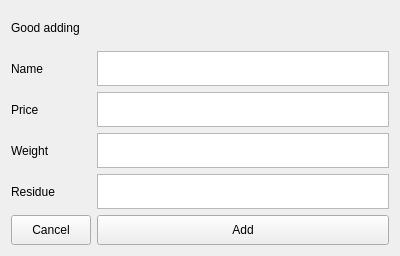
<?xml version="1.0" encoding="UTF-8"?>
<ui version="4.0">
 <class>Form</class>
 <widget class="QWidget" name="Form">
  <property name="geometry">
   <rect>
    <x>0</x>
    <y>0</y>
    <width>400</width>
    <height>256</height>
   </rect>
  </property>
  <property name="windowTitle">
   <string>Form</string>
  </property>
  <layout class="QGridLayout" name="gridLayout">
   <item row="4" column="0">
    <widget class="QLabel" name="label_5">
     <property name="text">
      <string>Residue</string>
     </property>
    </widget>
   </item>
   <item row="1" column="0">
    <widget class="QLabel" name="label_2">
     <property name="text">
      <string>Name</string>
     </property>
    </widget>
   </item>
   <item row="3" column="0">
    <widget class="QLabel" name="label_4">
     <property name="text">
      <string>Weight</string>
     </property>
    </widget>
   </item>
   <item row="2" column="0">
    <widget class="QLabel" name="label_3">
     <property name="text">
      <string>Price</string>
     </property>
    </widget>
   </item>
   <item row="5" column="0">
    <widget class="QPushButton" name="cancel">
     <property name="minimumSize">
      <size>
       <width>0</width>
       <height>30</height>
      </size>
     </property>
     <property name="maximumSize">
      <size>
       <width>16777215</width>
       <height>30</height>
      </size>
     </property>
     <property name="text">
      <string>Cancel</string>
     </property>
    </widget>
   </item>
   <item row="0" column="0">
    <widget class="QLabel" name="label">
     <property name="text">
      <string>Good adding</string>
     </property>
    </widget>
   </item>
   <item row="5" column="1">
    <widget class="QPushButton" name="add">
     <property name="minimumSize">
      <size>
       <width>0</width>
       <height>30</height>
      </size>
     </property>
     <property name="maximumSize">
      <size>
       <width>16777215</width>
       <height>30</height>
      </size>
     </property>
     <property name="text">
      <string>Add</string>
     </property>
    </widget>
   </item>
   <item row="1" column="1">
    <widget class="QTextEdit" name="name">
     <property name="minimumSize">
      <size>
       <width>0</width>
       <height>35</height>
      </size>
     </property>
     <property name="maximumSize">
      <size>
       <width>16777215</width>
       <height>35</height>
      </size>
     </property>
    </widget>
   </item>
   <item row="2" column="1">
    <widget class="QTextEdit" name="price">
     <property name="minimumSize">
      <size>
       <width>0</width>
       <height>35</height>
      </size>
     </property>
     <property name="maximumSize">
      <size>
       <width>16777215</width>
       <height>35</height>
      </size>
     </property>
    </widget>
   </item>
   <item row="3" column="1">
    <widget class="QTextEdit" name="weight">
     <property name="minimumSize">
      <size>
       <width>0</width>
       <height>35</height>
      </size>
     </property>
     <property name="maximumSize">
      <size>
       <width>16777215</width>
       <height>35</height>
      </size>
     </property>
    </widget>
   </item>
   <item row="4" column="1">
    <widget class="QTextEdit" name="residue">
     <property name="minimumSize">
      <size>
       <width>0</width>
       <height>35</height>
      </size>
     </property>
     <property name="maximumSize">
      <size>
       <width>16777215</width>
       <height>35</height>
      </size>
     </property>
    </widget>
   </item>
  </layout>
 </widget>
 <resources/>
 <connections/>
</ui>
